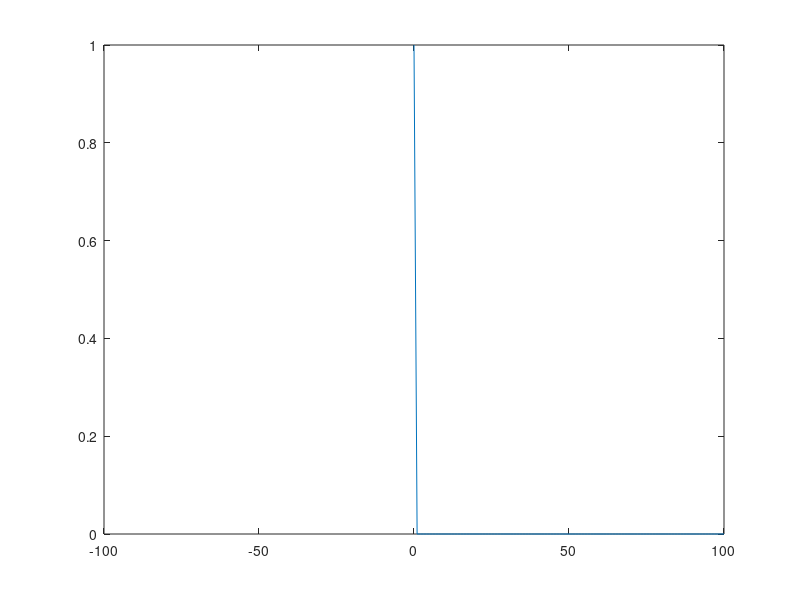

Here is the MATLAB script that generated this plot:
#when a>0
n= -100:100
alpha=0.9
xn=alpha.^n
figure(7)
stem(n,xn)
plot(n,xn)

#when a=0
n= -100:100
alpha=0
xn=alpha.^n
figure(7)
stem(n,xn)
plot(n,xn)
